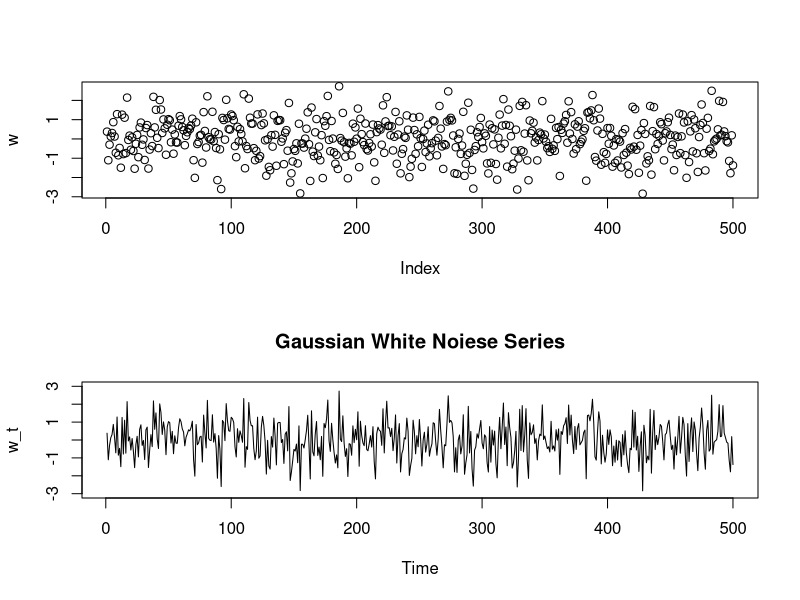
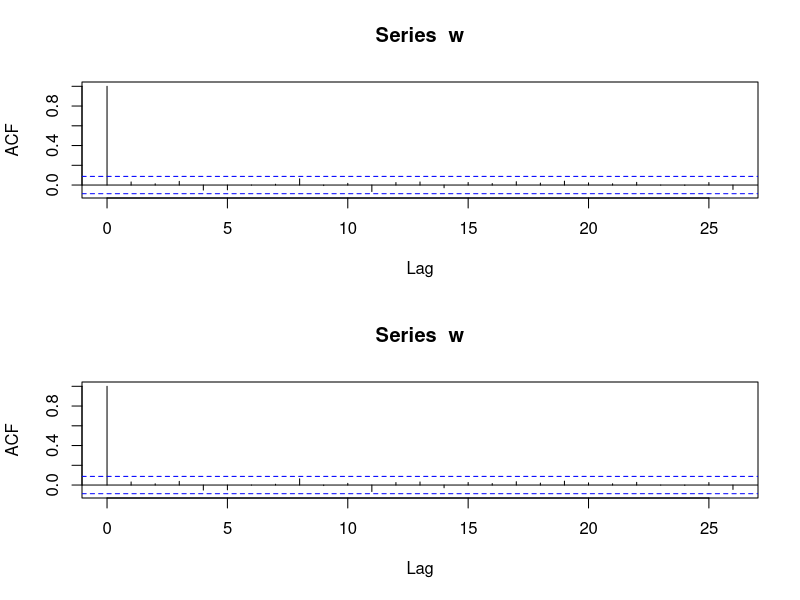
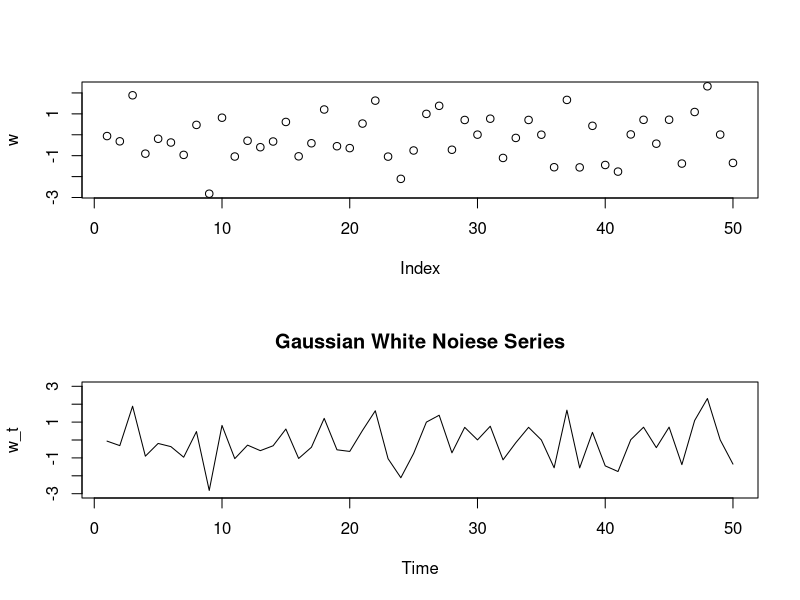
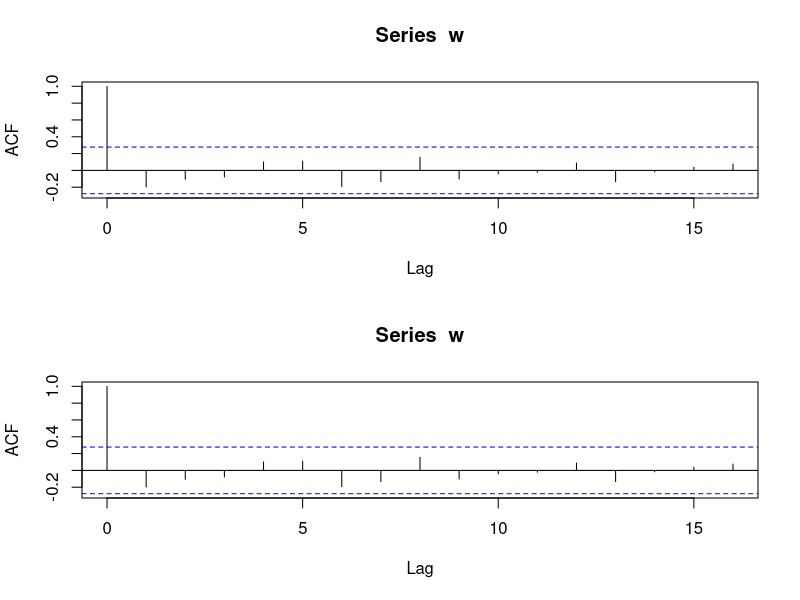
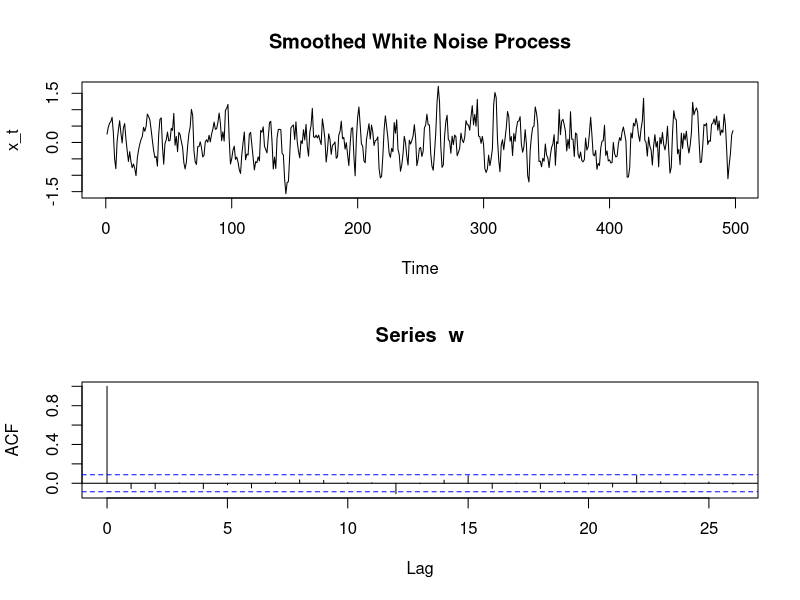
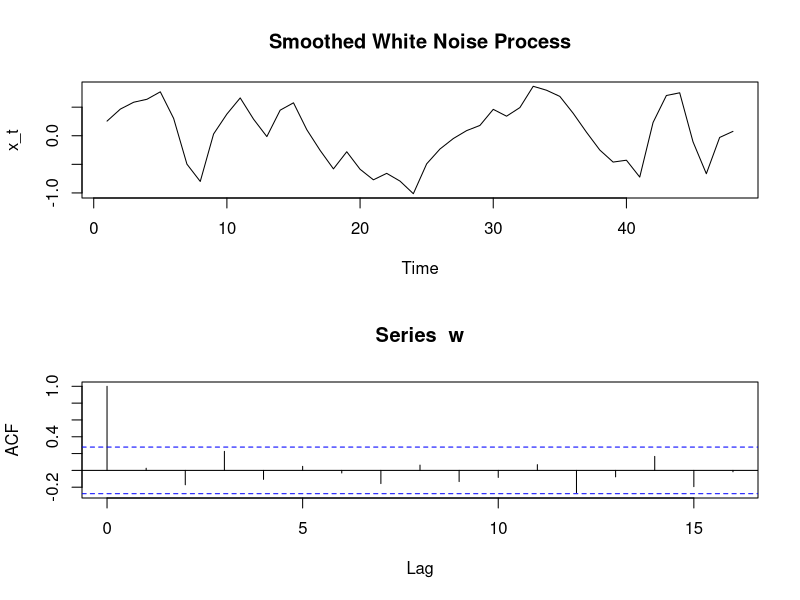
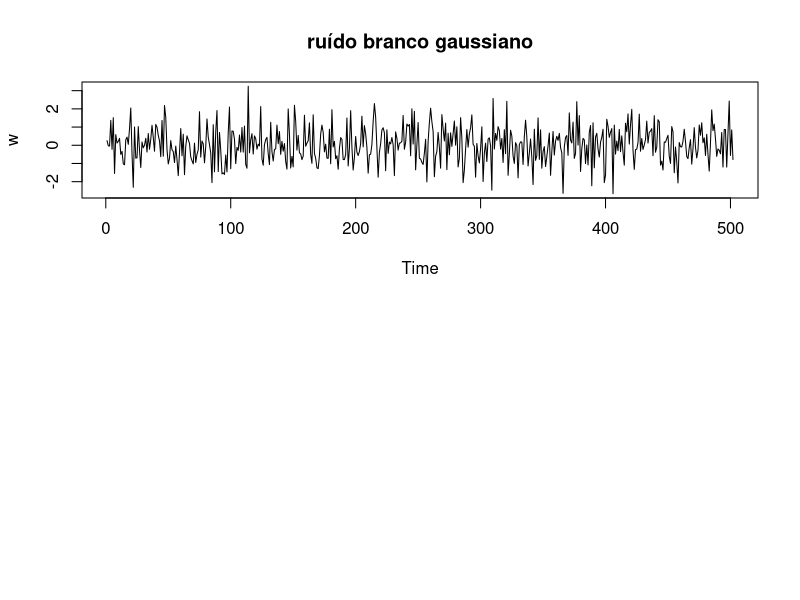
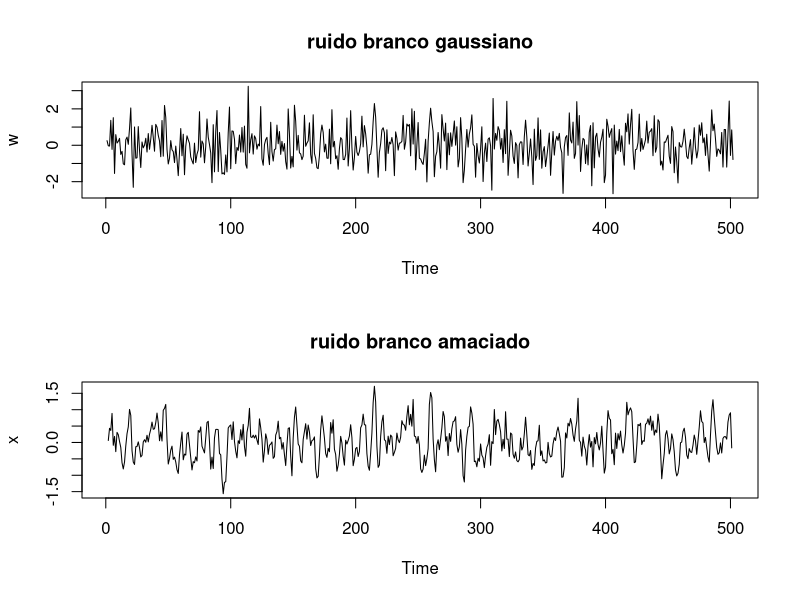

The R source for these figures, in order: (Note: this script raises an error after producing the figures.)
################### 
### Worksheet 1 ###
###################

# Exercise 2

# (b)

# Simulate series with 500 Gaussian white noise observations
# w_t N(0,1)
# n = 500

w <- rnorm(500)
w
par(mfrow=c(2,1)) # para vermos os dois gráficos
plot(w)

# Make the cronogram
plot.ts(w, ylab = "w_t", main = "Gaussian White Noiese Series", ylim = c(-3, 3))

# Sample ACF
acf(w) # era o esperado, porque quando h=0 temos 1 e quando h!=0 temos valores
# muito próximos de 0 (entre (+/-)1.96/sqrt(n) = (+/-)1.96/sqrt(500))

# ^p(20)
print(acf(w)) # prints all values

acf(w,lag=20,plot=FALSE)  # prints only until the 20th lag.

# Neste caso, obtivamos um valor de exatamente 0, que é exatramente o valor
# da ACF teórica.


# (c)

# Agora fazemos o mesmo, mas para n=50
# Não se espera grande mudança, porque os valores são independentes e, portanto,
# não vão depender do n.


w <- rnorm(50)
w
par(mfrow=c(2,1))
plot(w)

# Make the cronogram
plot.ts(w, ylab = "w_t", main = "Gaussian White Noiese Series", ylim = c(-3, 3))

# Sample ACF
acf(w) # era o esperado, porque quando h=0 temos 1 e quando h!=0 temos valores
# muito próximos de 0 (entre (+/-)1.96/sqrt(n) = (+/-)1.96/sqrt(50))

# ^p(20)
print(acf(w)) # prints all values

acf(w,lag=20,plot=FALSE)  # prints only until the 20th lag.

# Obtivemos p^(20)=-0.031 e o valor teórico seria p(20).
# A nível da ACF os resultados estão bastantes próximos.

###############################################################################

# Exercise 3

# (b)

set.seed(123) #reproducibility

n=500
w <- rnorm(n)

# Criamos um vetor vazio x_t com 498 espaços já que temos t a variar de 2 a 500
x <- numeric(n-2)

# Agora simulamos x_t para t=2,3,...,n
for (t in 2:(n-1)){
  x[t-1] <- (1/3)*(w[t-1]+w[t]+w[t+1])
}

# Make the cronogram
plot.ts(x, ylab = "x_t", main = "Smoothed White Noise Process")

# Sample ACF
acf(w) # era o esperado, porque quando h=0 temos 1 e quando h!=0 temos valores
# muito próximos de 0 (entre (+/-)1.96/sqrt(n) = (+/-)1.96/sqrt(500))


# (c)
acf(x,lag=20, plot=FALSE) # o valor teórico é 0, o valor da amostra é -0.022


# (d)
# Alterando o tamanho da amostra,não esperamos uma grande alteração da ACF, uma 
# vez que os valores são independentes e, portanto, o n não deve alterar o valor
# da ACF

set.seed(123) #reproducibility

n=50
w <- rnorm(n)

# Criamos um vetor vazio x_t com 498 espaços já que temos t a variar de 2 a 500
x <- numeric(n-2)

# Agora simulamos x_t para t=2,3,...,n
for (t in 2:(n-1)){
  x[t-1] <- (1/3)*(w[t-1]+w[t]+w[t+1])
}

# Make the cronogram
plot.ts(x, ylab = "x_t", main = "Smoothed White Noise Process")

# Sample ACF
acf(w) # era o esperado, porque quando h=0 temos 1 e quando h!=0 temos valores
# muito próximos de 0 (entre (+/-)1.96/sqrt(n) = (+/-)1.96/sqrt(500))


acf(x,lag=20, plot=FALSE) # o valor teórico é 0, o valor da amostra é -0.022

###############################################################################

# Exercício 3 (na aula)

# (b) 

### x_t = 1/3(w_t-1+w_t+w_t+q), w_t N(0,1)
### gerar 502 dados (porque começamos em 2 e acabamos em 499)

w <- rnorm(502)
w

plot.ts(w,main="ruído branco gaussiano")

x<- filter(w,sides=2,rep(1/3,3)) #rep, distributes the weight 1/3 in the three gaussians
x

par(mfrow=c(2,1))
plot.ts(w,main="ruido branco gaussiano")
plot.ts(x, main="ruido branco amaciado")

acf(x) ### error, why? notice it is filtered on both sides
par(mfrow=c(1,1))

mdata500=window(x,start=2, end=501) #I need to give a beginning and an end
acf(mdata500)

acf(mdata500, lag=20, plot=FALSE)

# ro estimado= ro(20)=0.016

par(mfrow=c(1,1))

#### generating n=50

w<-rnorm(50)
w
plot.ts(w,main="ruido branco gaussiano")


# Exercicio 4

# Autoregressive process
# x_t= x_t-1-0.9x_t-2+w_t, w_t N(0,1)

# Adicionamos 50 e analisamos só os últimos 500, para não ter em conta a dependencia
# dos valores iniciais

w = rnorm(500)
x=filter(w,filter=c(1,-0.9), method="recursive") #suitable for autoregression
# filter=c(1,-0.9) são as constantes da nossa equacao x_t
# faz diretamente o processo iterativo

w=rnorm(550) # simulam-se 50 a mais para não estar dependente dos valores iniciais
x_todos=filter(w, filter=c(1,-0.9), method="recursive")
x_todos
x=filter(w,filter=c(1,-0.9),method="recursive")[-(1:50)]

##ou
x=window(x_todos, start=51)

plot.ts(x,main="autorregressao")
#### x=as .ts(x) ou x=ts(x) # para tratar de uma série temporal
#### ou plot(ts(x), main="autoregressao")


# amplitude não parece constante, nao parece haver um padrao

par(mfrow=c(2,1))
acf(x)
pacf(x)


acf(x, lag=40)
pacf(x,lag=40)

# (b)

#### changing the autoregressive parameters
#x_t=0.2x_{t-1}-0.4x_{t-2}+w_t, t=1,2, \ldots, 500, w_t \sim N(0,1) rbeta

w=rnorm(550)
x_todos = filter(w, filter=c(0.2,-0.4), method="recursive")

# ou 

x=window(x_todos, start=51)

par(mfrow= c(1,1))
acf(x)
plot.ts

#############
# Exercício 5

## y_t=5+x_t-0.7x_(t-1)


## simulate a sample with n=10

rbinom(11,1,0.5)  #bernoulli; binomial
set.seed(102030)
x_1=2*rbinom(11,1,0.5)-1 # to transform the bernoulli results in -1 or +1
x_1 #sequence with n=10

y_1=5+filter(x_1,sides=1,filter=c(1,-0.7))[-1] #para perder a dependencia do 1º

y_1

par(mfrow=c(2,1))
plot.ts(y_1)
plot.ts(y_1, type='s')

par(mfrow=c(1,1))
acf(y_1, lag.max=6, plot=FALSE)
acf(y_1, lag.max=6)

# nao da bem o esperado (não estão proximos de 0, para h!=0. Talvez pelo tamanho da 
# amostra, por ser muito pequeno. Por isso, vamos tentar fazer para uma amostra
# maior)
sd(y_1)

# Simulating the sample with size n=1000

st.seed(102030)

# aqui já vemos que os valores se aproximam mais de 0. Depende do tamanho da amostra. 

